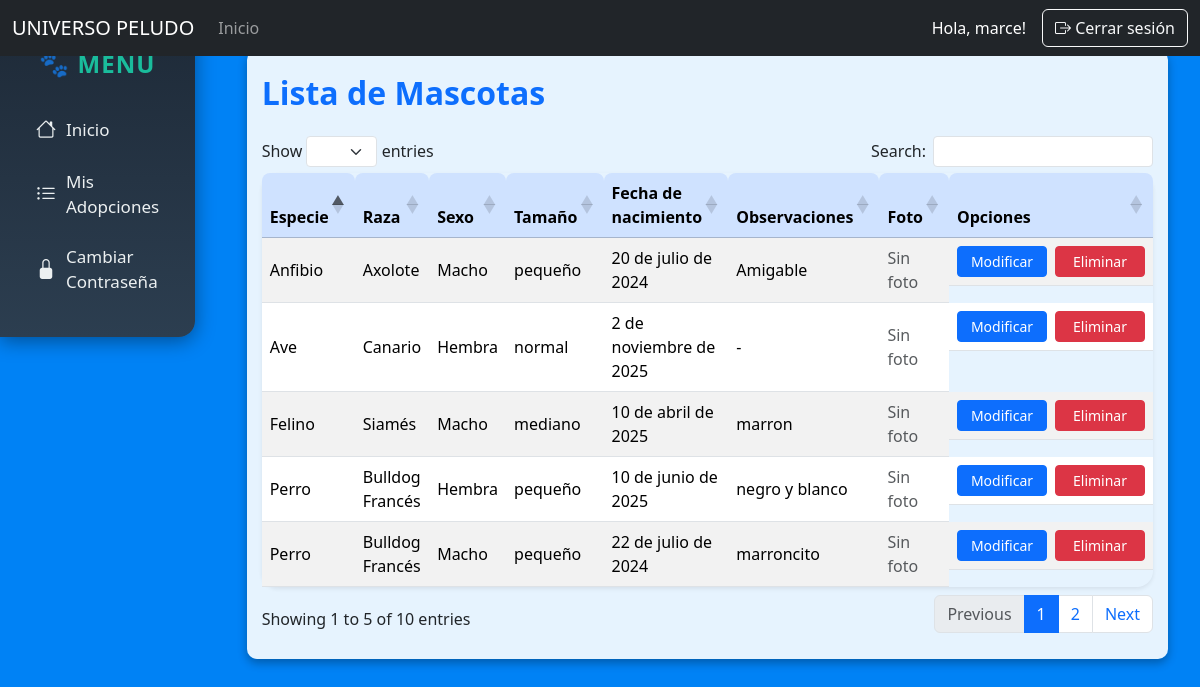
/filtrar_mascotas/ (signed in), run on an earlier commit of the app's database.
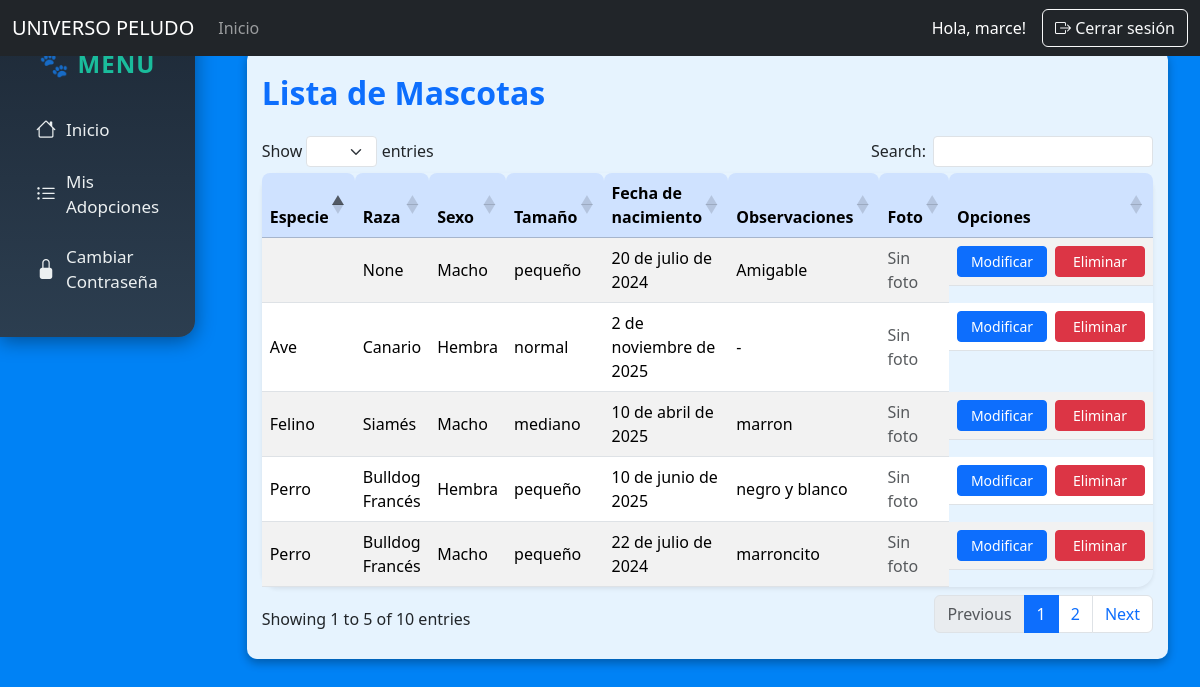
And on a later commit of the database.
### apps/core/models.py (models this page shows, shortened)
class Mascotas(models.Model):
    raza = models.ForeignKey(Raza, on_delete=models.SET_NULL, null=True, blank=True, related_name="mascotas")
    sexo = models.CharField(max_length= 6, choices = SEXO_CHOICES)
    tamanio = models.CharField(max_length=80)
    observaciones = models.CharField(max_length=200)
    fecha_nac = models.DateField()
    created_at = models.DateTimeField(auto_now_add=True)
    updated_at = models.DateTimeField(auto_now=True)
    fotos = models.ImageField(upload_to='mascotas/', blank=True, null=True) #nuevo campo para agregar imagenes

class Raza(models.Model):
    especie = models.ForeignKey(Especie, on_delete=models.SET_NULL, null=True, blank=True, related_name="razas")
    nombre = models.CharField(max_length=80)
    def __str__(self):
        return f"{self.nombre}"

class Especie(models.Model):
    nombre = models.CharField(max_length=80)
    descripcion = models.TextField(default="")
    def __str__(self):
        return f"{self.nombre}"

### apps/core/views.py (the view)
# urls.py: path('filtrar_mascotas/', ListarMascotas.as_view(), name='listar_mascotas'),
class ListarMascotas(Restringir_acceso, ListView):
    model = Mascotas
    template_name = 'admin/mascotas/listaMascotas.html'

### apps/core/templates/admin/mascotas/listaMascotas.html (shortened to what this page needs)
{% extends 'base.html' %}
{% load static %}
{% block content %}
<div class="table-responsive py-4">
    <h2 class="mb-4 text-primary fw-bold">Lista de Mascotas</h2>
    <table id="tablaUP" class="table table-striped table-hover align-middle shadow-sm rounded-4">
        <thead class="table-primary">
            <tr>
                <th>Especie</th>
                <th>Raza</th>
                <th>Sexo</th>
                <th>Tamaño</th>
                <th>Fecha de nacimiento</th>
                <th>Observaciones</th>
                <th>Foto</th>
                <th>Opciones</th>
            </tr>
        </thead>
        <tbody>
            {% for mascota in mascotas_list %}
            <tr>
                <td>{{ mascota.raza.especie }}</td>
                <td>{{ mascota.raza }}</td>
                <td>{{ mascota.sexo }}</td>
                <td>{{ mascota.tamanio }}</td>
                <td>{{ mascota.fecha_nac }}</td>
                <td>{{ mascota.observaciones|default:"-" }}</td>
                <td>
                    {% if mascota.fotos %}
                        <img src="{{ mascota.fotos.url }}" class="img-thumbnail" style="max-width:120px; border-radius:8px;">
                    {% else %}
                        <span class="text-muted">Sin foto</span>
                    {% endif %}
                </td>
                <td class="d-flex gap-2">
                    <a href="{% url 'modificar_mascotas' mascota.pk %}" class="btn btn-sm btn-primary">Modificar</a>
                    <a href="{% url 'eliminar_mascotas' mascota.pk %}" class="btn btn-sm btn-danger">Eliminar</a>
                </td>
            </tr>
            {% empty %}
            <tr>
                <td colspan="8" class="text-center text-muted">No hay mascotas cargadas.</td>
            </tr>
            {% endfor %}
        </tbody>
    </table>
</div>
{% endblock %}

What changed in the data, as far as the page shows it:
changed Mascotas "Amigable": raza "Axolote" → "None"; raza.especie "Anfibio" → (not shown)
